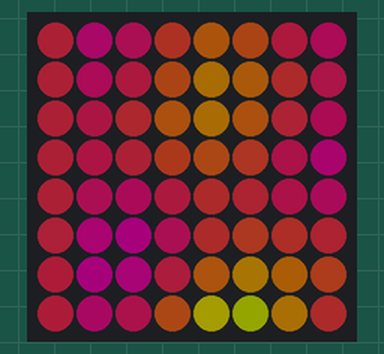
Simulated run of this program. Board: MicroPython board. Parts: 8×8 RGB LED matrix (first LED top left, wired row by row). Dim RGB values are drawn brighter than linear.

Above: at 0.45 s.
At 4.5 s:
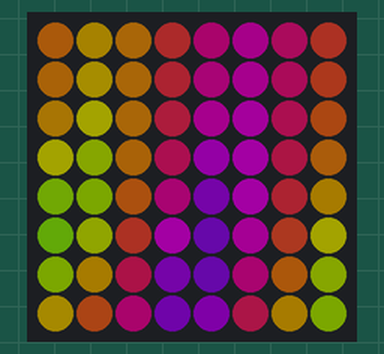
At 8.54 s:
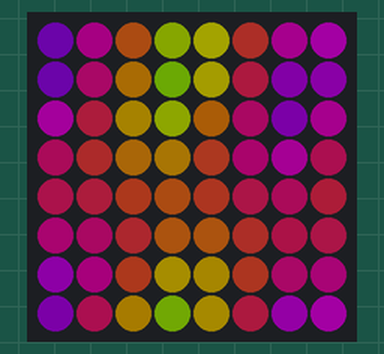
At 16.63 s:
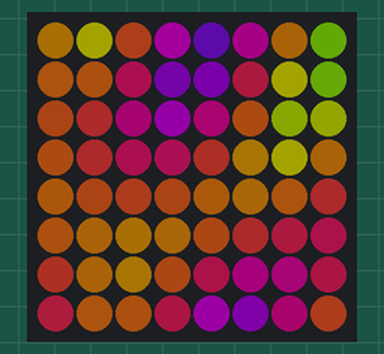
At 24.72 s:
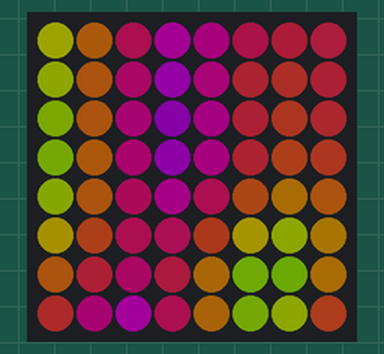
At 33.11 s:
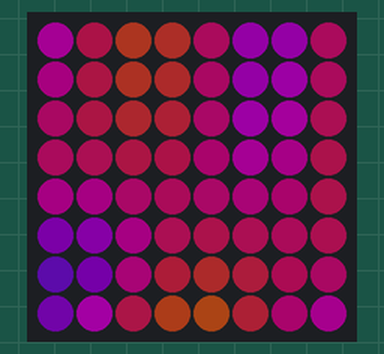

The program:

plasma_rgb.py
```python
# plasma_rgb.py - last steps in the implementation
# of oldskool plasma effect
# see http://www.bidouille.org/prog/plasma
#
# The plasma is basically a function on 2D space created
# by adding together a few sinusoids.
#
# By combining different types of sines and adding
# a time component the illusion of motion is achieved.
#
# 2017_0122 PePo new for Open Dag WF, using default library neopixel
#
# Sources: Youtube https://www.youtube.com/watch?v=QcyuYvyvOEI&index=14&list=PLuuAy8GJr5z1WoOJAFh1adr_yjCMJQ2Yl
# Tony Dicola source: https://gist.github.com/tdicola/6fe1fbc173dcd49de3a95be5fd9594f6

# #####################################################
# setup machine configuration
import machine
import math
import neopixel
import time

# LED matrix: 8 * 8 pixels
PIXEL_WIDTH = 8
PIXEL_HEIGHT = 8
MAX_BRIGHT = 50.0 #100.0

np = neopixel.NeoPixel(machine.Pin(13), PIXEL_WIDTH*PIXEL_HEIGHT)

# Clear all the pixels and turn them off.
np.fill((0,0,0))
np.write()

# #####################################################
# stap 7: add color ....
# To preserve the organic, fluid look of the plasma,
# the color scheme should not have discontinuities.
# However after adding our sines together,
# the plasma value is not necessarily constrained
# in a nice known interval like [0, 1].
# An easy way to solve this problem is to take the
# sinus again of the value we obtained at the end
# of our plasma function, and use it to create the
# RGB components of the color.
# In the examples below r, g and b are the red, green and
# blue components of the color, with -1 being the lowest
# intensity (black), and 1 the highest (fully saturated
# color component).
# r = sin(v*pi)
# g = sin(v*pi + 2*pi/3)
# b = sin(v*pi + 4*pi/3)
def stap7():
    while True:
        np.fill((0, 0, 0))  # start met alle leds uit...
        current = time.ticks_ms() / 1000.0  # tijd in seconden
        for x in range(PIXEL_WIDTH):  # voor alle pixels langs x-as
            for y in range(PIXEL_HEIGHT):  # en alle pixels langs de y-as
                v = 0.0
                v += math.sin(x + current)
                v += math.sin(1.0 * (x * math.sin(current / 0.5) + y * math.cos(current / 3.0)) + current)
                cx = x + 5.0 * math.sin(current / 5.0)
                cy = y + 3.0 * math.cos(current / 3.0)
                v += math.sin(math.sqrt((math.pow(cx, 2.0) + math.pow(cy, 2.0)) + 1.0) + current)
                v = (v + 3.0) / 6.0  # v in range: 0..1
                # calculate color
                # let op: r,g,b hebben negatieve waarden! -> zeer heldere intensiteit (255)
                # schaling of math.fabs() maakt er een positief getal van.
                # r = math.fabs(math.sin(v * math.pi))
                # g = math.fabs(math.sin(v * math.pi + 2.0 * math.pi / 3.0))
                # b = math.fabs(math.sin(v * math.pi + 4.0 * math.pi / 3.0))
                r = math.sin(v * math.pi)
                r = (r + 1.0) / 2.0  # r in range [0..1]
                g = math.sin(v * math.pi + 2.0 * math.pi / 3.0)
                g = (g + 1.0) / 2.0  # g in range [0..1]
                b = math.sin(v * math.pi + 4.0 * math.pi / 3.0)
                b = (b + 1.0) / 2.0  # b in range [0..1]
                np[y * PIXEL_WIDTH + x] = (int(MAX_BRIGHT * r),
                                           int(MAX_BRIGHT * g),
                                           int(MAX_BRIGHT * b))
        np.write()
stap7()

# #####################################################
# stap 8: add color  r = g = b = sin(v*5*pi)
# B/W pattern
def stap8():
    while True:
        np.fill((0, 0, 0))  # start met alle leds uit...
        current = time.ticks_ms() / 1000.0  # tijd in seconden
        for x in range(PIXEL_WIDTH):  # voor alle pixels langs x-as
            for y in range(PIXEL_HEIGHT):  # en alle pixels langs de y-as
                v = 0.0 # start met 0
                v += math.sin(x + current)
                v += math.sin(1.0 * (x * math.sin(current / 0.5) + y * math.cos(current / 3.0)) + current)
                cx = x + 5.0 * math.sin(current / 5.0)
                cy = y + 3.0 * math.cos(current / 3.0)
                v += math.sin(math.sqrt((math.pow(cx, 2.0) + math.pow(cy, 2.0)) + 1.0) + current)
                v = (v + 3.0) / 6.0  # v in range: 0..1
                # color
                r = math.sin(v * 5.0 * math.pi)
                r = (r + 1.0) / 2.0 # r in range 0..1
                g = b = r
                np[y * PIXEL_WIDTH + x] = (int(MAX_BRIGHT * r),
                                           int(MAX_BRIGHT * g),
                                           int(MAX_BRIGHT * b))
        np.write()
#stap8()
```
